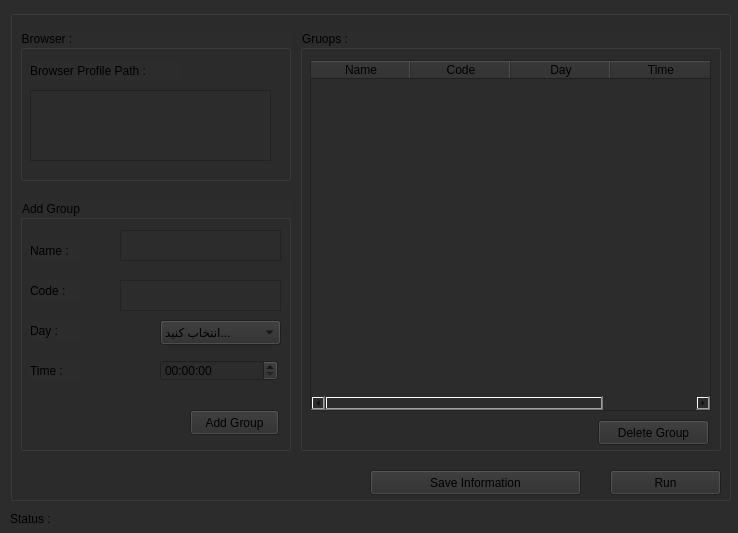
<?xml version="1.0" encoding="UTF-8"?>
<ui version="4.0">
 <class>MainWindow</class>
 <widget class="QMainWindow" name="MainWindow">
  <property name="geometry">
   <rect>
    <x>0</x>
    <y>0</y>
    <width>738</width>
    <height>533</height>
   </rect>
  </property>
  <property name="windowTitle">
   <string>MainWindow</string>
  </property>
  <property name="styleSheet">
   <string notr="true">background-color: rgb(44, 44, 44);</string>
  </property>
  <widget class="QWidget" name="centralwidget">
   <widget class="QGroupBox" name="groupBox">
    <property name="geometry">
     <rect>
      <x>10</x>
      <y>10</y>
      <width>721</width>
      <height>491</height>
     </rect>
    </property>
    <property name="title">
     <string/>
    </property>
    <widget class="QGroupBox" name="groupBox_2">
     <property name="geometry">
      <rect>
       <x>290</x>
       <y>20</y>
       <width>421</width>
       <height>421</height>
      </rect>
     </property>
     <property name="title">
      <string>Gruops :</string>
     </property>
     <widget class="QTableWidget" name="Group_table">
      <property name="geometry">
       <rect>
        <x>10</x>
        <y>30</y>
        <width>401</width>
        <height>351</height>
       </rect>
      </property>
      <column>
       <property name="text">
        <string>Name</string>
       </property>
      </column>
      <column>
       <property name="text">
        <string>Code</string>
       </property>
      </column>
      <column>
       <property name="text">
        <string>Day</string>
       </property>
      </column>
      <column>
       <property name="text">
        <string>Time</string>
       </property>
      </column>
     </widget>
     <widget class="QPushButton" name="Delete_group_btn">
      <property name="geometry">
       <rect>
        <x>298</x>
        <y>390</y>
        <width>111</width>
        <height>25</height>
       </rect>
      </property>
      <property name="text">
       <string>Delete Group</string>
      </property>
     </widget>
    </widget>
    <widget class="QGroupBox" name="groupBox_4">
     <property name="geometry">
      <rect>
       <x>10</x>
       <y>20</y>
       <width>271</width>
       <height>151</height>
      </rect>
     </property>
     <property name="title">
      <string>Browser :</string>
     </property>
     <widget class="QLabel" name="label">
      <property name="geometry">
       <rect>
        <x>10</x>
        <y>30</y>
        <width>151</width>
        <height>21</height>
       </rect>
      </property>
      <property name="text">
       <string>Browser Profile Path :</string>
      </property>
     </widget>
     <widget class="QTextEdit" name="Profile_path_txt">
      <property name="geometry">
       <rect>
        <x>10</x>
        <y>60</y>
        <width>241</width>
        <height>71</height>
       </rect>
      </property>
     </widget>
    </widget>
    <widget class="QGroupBox" name="groupBox_3">
     <property name="geometry">
      <rect>
       <x>10</x>
       <y>190</y>
       <width>271</width>
       <height>251</height>
      </rect>
     </property>
     <property name="title">
      <string>Add Group</string>
     </property>
     <widget class="QLabel" name="label_2">
      <property name="geometry">
       <rect>
        <x>10</x>
        <y>40</y>
        <width>51</width>
        <height>21</height>
       </rect>
      </property>
      <property name="text">
       <string>Name :</string>
      </property>
     </widget>
     <widget class="QLabel" name="label_3">
      <property name="geometry">
       <rect>
        <x>10</x>
        <y>80</y>
        <width>51</width>
        <height>21</height>
       </rect>
      </property>
      <property name="text">
       <string>Code :</string>
      </property>
     </widget>
     <widget class="QLabel" name="label_5">
      <property name="geometry">
       <rect>
        <x>10</x>
        <y>120</y>
        <width>51</width>
        <height>21</height>
       </rect>
      </property>
      <property name="text">
       <string>Day :</string>
      </property>
     </widget>
     <widget class="QTimeEdit" name="Group_Time">
      <property name="geometry">
       <rect>
        <x>140</x>
        <y>160</y>
        <width>118</width>
        <height>21</height>
       </rect>
      </property>
     </widget>
     <widget class="QLabel" name="label_6">
      <property name="geometry">
       <rect>
        <x>10</x>
        <y>160</y>
        <width>51</width>
        <height>21</height>
       </rect>
      </property>
      <property name="text">
       <string>Time :</string>
      </property>
     </widget>
     <widget class="QComboBox" name="Group_Day">
      <property name="geometry">
       <rect>
        <x>140</x>
        <y>120</y>
        <width>121</width>
        <height>25</height>
       </rect>
      </property>
      <item>
       <property name="text">
        <string>انتخاب کنید...</string>
       </property>
      </item>
      <item>
       <property name="text">
        <string>شنبه</string>
       </property>
      </item>
      <item>
       <property name="text">
        <string>یکشنبه</string>
       </property>
      </item>
      <item>
       <property name="text">
        <string>دوشنبه</string>
       </property>
      </item>
      <item>
       <property name="text">
        <string>سه شنبه</string>
       </property>
      </item>
      <item>
       <property name="text">
        <string>چهار شنبه</string>
       </property>
      </item>
     </widget>
     <widget class="QTextEdit" name="Group_Name">
      <property name="geometry">
       <rect>
        <x>100</x>
        <y>30</y>
        <width>161</width>
        <height>31</height>
       </rect>
      </property>
     </widget>
     <widget class="QTextEdit" name="Group_Code">
      <property name="geometry">
       <rect>
        <x>100</x>
        <y>80</y>
        <width>161</width>
        <height>31</height>
       </rect>
      </property>
     </widget>
     <widget class="QPushButton" name="Add_group_btn">
      <property name="geometry">
       <rect>
        <x>170</x>
        <y>210</y>
        <width>89</width>
        <height>25</height>
       </rect>
      </property>
      <property name="text">
       <string>Add Group</string>
      </property>
     </widget>
    </widget>
    <widget class="QPushButton" name="Save_information_btn">
     <property name="geometry">
      <rect>
       <x>360</x>
       <y>460</y>
       <width>211</width>
       <height>25</height>
      </rect>
     </property>
     <property name="text">
      <string>Save Information</string>
     </property>
    </widget>
    <widget class="QPushButton" name="Run_btn">
     <property name="geometry">
      <rect>
       <x>600</x>
       <y>460</y>
       <width>111</width>
       <height>25</height>
      </rect>
     </property>
     <property name="text">
      <string>Run</string>
     </property>
    </widget>
   </widget>
   <widget class="QLabel" name="label_4">
    <property name="geometry">
     <rect>
      <x>70</x>
      <y>510</y>
      <width>661</width>
      <height>16</height>
     </rect>
    </property>
    <property name="text">
     <string/>
    </property>
   </widget>
   <widget class="QLabel" name="label_7">
    <property name="geometry">
     <rect>
      <x>10</x>
      <y>510</y>
      <width>67</width>
      <height>17</height>
     </rect>
    </property>
    <property name="text">
     <string>Status :</string>
    </property>
   </widget>
  </widget>
 </widget>
 <resources/>
 <connections/>
</ui>
